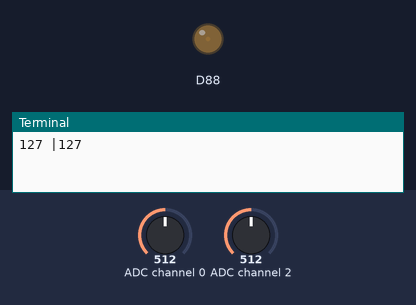
A program run on a simulated Raspberry Pi (BCM pin numbers). Parts: output pins drawn as LEDs (lit = HIGH), the last lines printed to the terminal. The inputs (shaded band) are chosen by the test bench; at power-on: ADC channel 0 = 512, ADC channel 2 = 512 (analog values on the 0–1023 scale).

Above: at 0.1 s.
At 39.1 s:
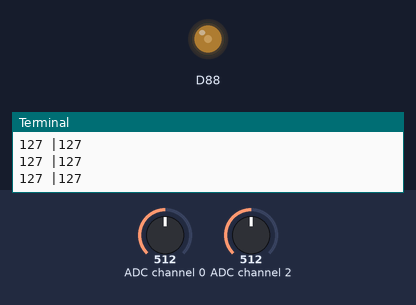
Timing chart, 0 to 40.0 s (numbered marks = the images above):
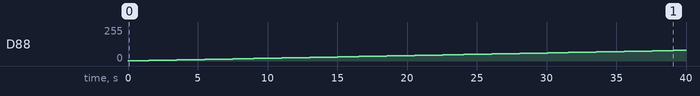

Measured:
- by itself, D88: moves from 0/255 to 80/255 over 39.6 s

The program:

test1.py
```python
#!/usr/bin/python

import smbus
import time

bus = smbus.SMBus(1)

aout = 0
count = 0
while count <=10:

    aout = aout +1
    bus.write_byte_data(0x48,0x40 | (0 & 0x03), aout)
    v1 = bus.read_byte(0x48)
    bus.write_byte_data(0x48,0x40 | (2 & 0x03), aout)
    v2 = bus.read_byte(0x48)
    print "%d |%d" %(v2,v2)

    time.sleep(0.5)
```
